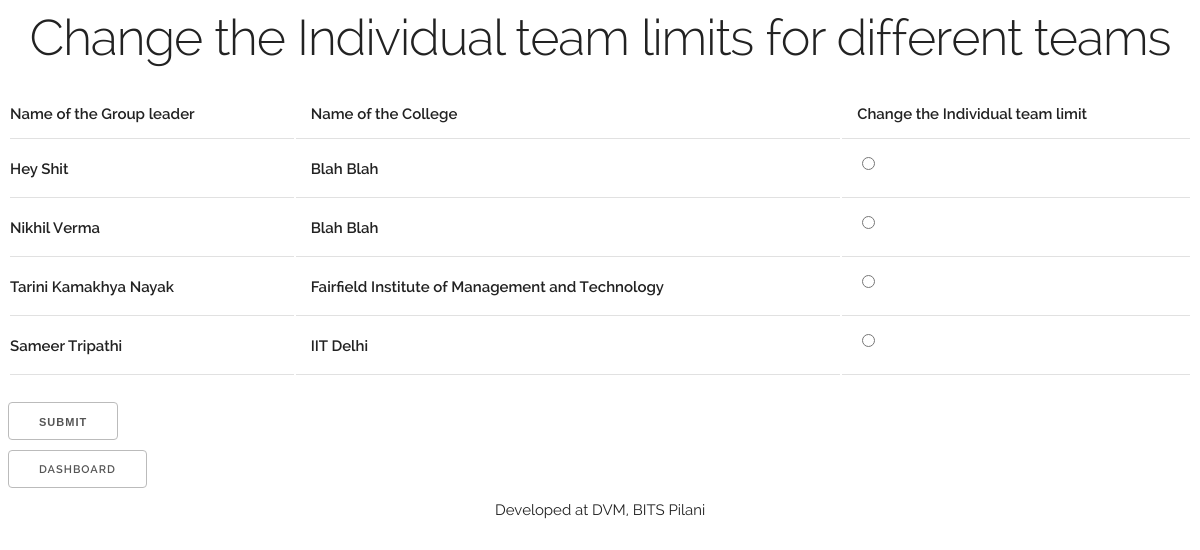
The page /pcradmin/change_team_limit/ (signed in) on the database its author committed.
### registration/models.py (models this page shows, shortened)
class UserProfile(models.Model):
    firstname = models.CharField('First Name', max_length=200)
    lastname = models.CharField('Last Name', max_length=200)
    college = models.CharField(max_length=200)
    city = models.CharField(max_length=200)
    state = models.CharField(max_length=100)
    phone = models.BigIntegerField()
    email_id = models.EmailField()
    user = models.ForeignKey(User, unique=True)
    default_limits = models.BooleanField(default=True)
    barcode = models.CharField(max_length=100,null=True,blank=True)
    class Meta:
        verbose_name_plural = "User Profiles"

### pcradmin/views.py (the view)
@staff_member_required
def change_team_limit_list(request):
	u_list = UserProfile.objects.order_by('college')[0:]
	return render(request, 'pcradmin/change_team_limit_list.html', {'u_list':u_list})

### pcradmin/templates/pcradmin/change_team_limit_list.html (shortened to what this page needs)
{% extends "pcradmin/base.html" %}
{% block body %}
<h1 align = "center"> Change the Individual team limits for different teams</h1>
	<table class="u-full-width">
	<thead>
		<tr>
			<th>Name of the Group leader</th>
			<th>Name of the College</th>
			<th>Change the Individual team limit</th>
		</tr>
    </thead>
	<tbody>
	<form action="./changelimit" method="POST">
	{% for p in u_list %}
		<tr>
			<th>{{p.firstname}} {{p.lastname}}</th	>
			<th>{{p.college}}</th>
			<th><input type="radio" name="uid" value={{p.id}} /></th>
		</tr>
	{% endfor %}
	</tbody>
	</table>
	<button type="submit" align="center">submit</button>
	<br><a class="button" href="./dashboard">dashboard</a>
{% endblock body %}

### pcradmin/static/pcradmin/css/skeleton.css (style rules this page uses)
html { font-size: 62.5%; }
body { font-size: 1.5em; line-height: 1.6; font-weight: 400; font-family: "Raleway", "HelveticaNeue", "Helvetica Neue", Helvetica, Arial, sans-serif; color: #222; }
h1, h2, h3, h4, h5, h6 { margin-top: 0; margin-bottom: 2rem; font-weight: 300; }
h1 { font-size: 4.0rem; line-height: 1.2; letter-spacing: -.1rem; }
@media (min-width: 550px) { h1 { font-size: 5.0rem; } }
a { color: #1EAEDB; }
.button, button, input[type="submit"], input[type="reset"], input[type="button"] { display: inline-block; height: 38px; padding: 0 30px; color: #555; text-align: center; font-size: 11px; font-weight: 600; line-height: 38px; letter-spacing: .1rem; text-transform: uppercase; text-decoration: none; white-space: nowrap; background-color: transparent; border-radius: 4px; border: 1px solid #bbb; cursor: pointer; box-sizing: border-box; }
input[type="checkbox"], input[type="radio"] { display: inline; }
th, td { padding: 12px 15px; text-align: left; border-bottom: 1px solid #E1E1E1; }
th:first-child, td:first-child { padding-left: 0; }
th:last-child, td:last-child { padding-right: 0; }
button, .button { margin-bottom: 1rem; }
input, textarea, select, fieldset { margin-bottom: 1.5rem; }
pre, blockquote, dl, figure, table, p, ul, ol, form { margin-bottom: 2.5rem; }
.u-full-width { width: 100%; box-sizing: border-box; }

### rows shown on the page
UserProfile: firstname "Hey", lastname "Shit", college "Blah Blah"
UserProfile: firstname "Nikhil", lastname "Verma", college "Blah Blah"
UserProfile: firstname "Tarini Kamakhya", lastname "Nayak", college "Fairfield Institute of Management and Technology"
UserProfile: firstname "Sameer", lastname "Tripathi", college "IIT Delhi"
